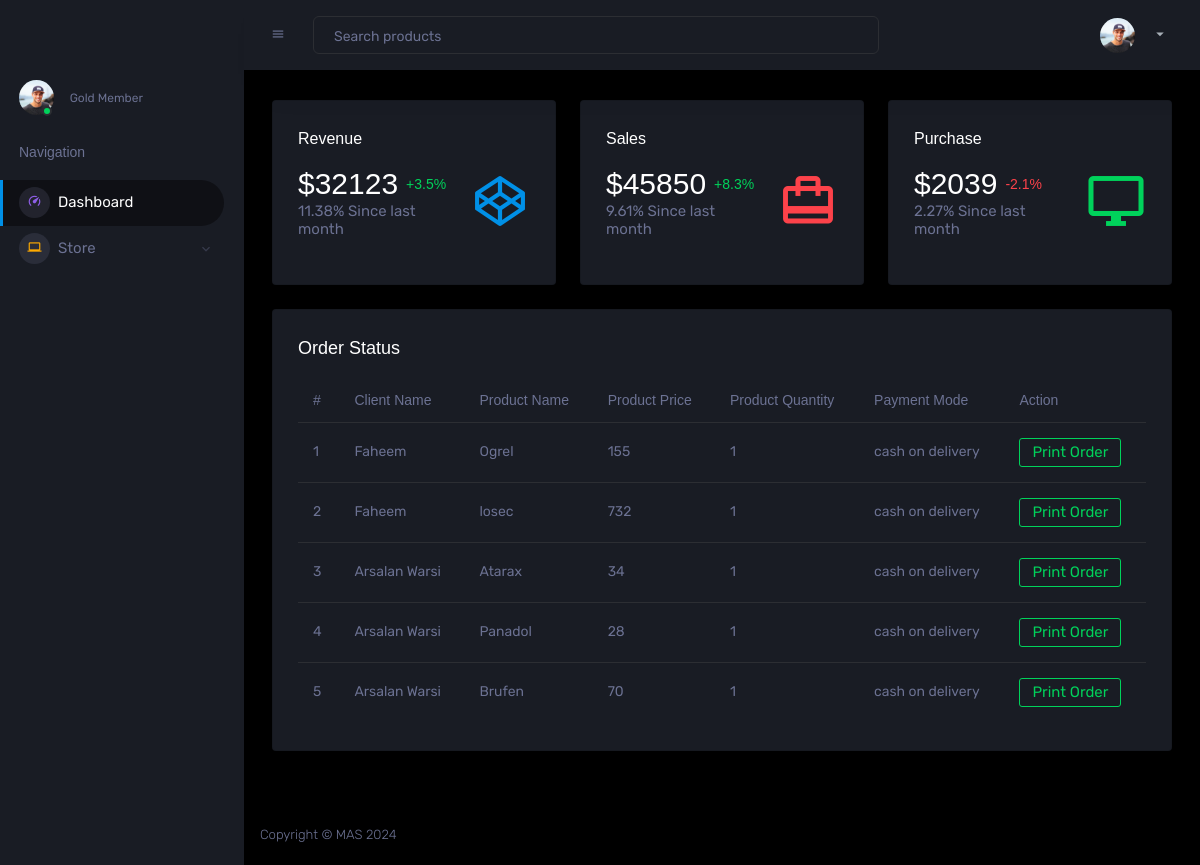
The app's page /AdminPanel/index.php, older data.
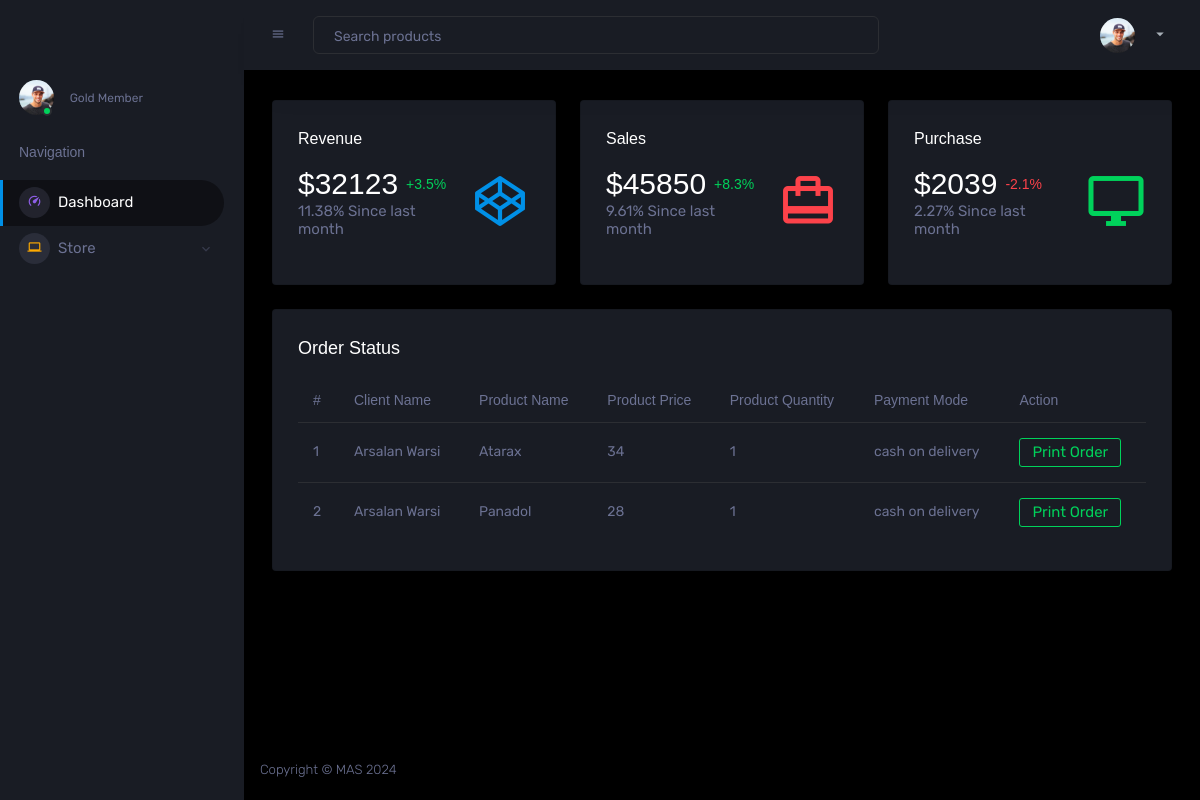
The same page, newer data.
### tables this page shows
CREATE TABLE `orders` (
  `id` int(11) NOT NULL,
  `u_id` int(11) NOT NULL,
  `u_name` varchar(255) NOT NULL,
  `u_country` varchar(255) NOT NULL,
  `u_address` varchar(255) NOT NULL,
  `u_phone` varchar(255) NOT NULL,
  `delivery_status` varchar(255) NOT NULL,
  `p_id` int(11) NOT NULL,
  `p_name` varchar(255) NOT NULL,
  `generic_name` varchar(255) NOT NULL,
  `p_quantity` int(11) NOT NULL,
  `p_price` int(11) NOT NULL,
  `date` timestamp NOT NULL DEFAULT current_timestamp() ON UPDATE current_timestamp(),
  `order_status` varchar(255) NOT NULL DEFAULT 'Pending',
  `p_prescription` varchar(255) NOT NULL,
  `p_image` varchar(255) DEFAULT NULL
);

### AdminPanel/index.php (the view, shortened to what this page needs)
<!DOCTYPE html>
<html lang="en">
  <head>
    <link rel="stylesheet" href="assets/vendors/mdi/css/materialdesignicons.min.css">
    <link rel="stylesheet" href="assets/vendors/css/vendor.bundle.base.css">
    <link rel="stylesheet" href="assets/vendors/jvectormap/jquery-jvectormap.css">
    <link rel="stylesheet" href="assets/vendors/flag-icon-css/css/flag-icon.min.css">
    <link rel="stylesheet" href="assets/vendors/owl-carousel-2/owl.carousel.min.css">
    <link rel="stylesheet" href="assets/vendors/owl-carousel-2/owl.theme.default.min.css">
    <link rel="stylesheet" href="assets/css/style.css">
  </head>
  <body>
    <div class="container-scroller">
      <?php
      include 'sidebar.php';
  ?>
      <div class="container-fluid page-body-wrapper">
        <?php
          include 'header.php';
        ?>
        <div class="main-panel">
          <div class="content-wrapper">
            <div class="row">
              <div class="col-sm-4 grid-margin">
                <div class="card">
                  <div class="card-body">
                    <h5>Revenue</h5>
                    <div class="row">
                      <div class="col-8 col-sm-12 col-xl-8 my-auto">
                        <div class="d-flex d-sm-block d-md-flex align-items-center">
                          <h2 class="mb-0">$32123</h2>
                          <p class="text-success ml-2 mb-0 font-weight-medium">+3.5%</p>
                        </div>
                        <h6 class="text-muted font-weight-normal">11.38% Since last month</h6>
                      </div>
                      <div class="col-4 col-sm-12 col-xl-4 text-center text-xl-right">
                        <i class="icon-lg mdi mdi-codepen text-primary ml-auto"></i>
                      </div>
                    </div>
                  </div>
                </div>
              </div>
              <div class="col-sm-4 grid-margin">
                <div class="card">
                  <div class="card-body">
                    <h5>Sales</h5>
                    <div class="row">
                      <div class="col-8 col-sm-12 col-xl-8 my-auto">
                        <div class="d-flex d-sm-block d-md-flex align-items-center">
                          <h2 class="mb-0">$45850</h2>
                          <p class="text-success ml-2 mb-0 font-weight-medium">+8.3%</p>
                        </div>
                        <h6 class="text-muted font-weight-normal"> 9.61% Since last month</h6>
                      </div>
                      <div class="col-4 col-sm-12 col-xl-4 text-center text-xl-right">
                        <i class="icon-lg mdi mdi-wallet-travel text-danger ml-auto"></i>
                      </div>
                    </div>
                  </div>
                </div>
              </div>
              <div class="col-sm-4 grid-margin">
                <div class="card">
                  <div class="card-body">
                    <h5>Purchase</h5>
                    <div class="row">
                      <div class="col-8 col-sm-12 col-xl-8 my-auto">
                        <div class="d-flex d-sm-block d-md-flex align-items-center">
                          <h2 class="mb-0">$2039</h2>
                          <p class="text-danger ml-2 mb-0 font-weight-medium">-2.1% </p>
                        </div>
                        <h6 class="text-muted font-weight-normal">2.27% Since last month</h6>
                      </div>
                      <div class="col-4 col-sm-12 col-xl-4 text-center text-xl-right">
                        <i class="icon-lg mdi mdi-monitor text-success ml-auto"></i>
                      </div>
                    </div>
                  </div>
                </div>
              </div>
            </div>
            <div class="row ">
              <div class="col-12 grid-margin">
                <div class="card">
                  <div class="card-body">
                    <h4 class="card-title">Order Status</h4>
                    <div class="table-responsive">
                      <table class="table">
                        <thead>
                          <tr>
                            <th> # </th>
                            <th> Client Name </th>
                            <th> Product Name </th>
                            <th> Product Price </th>
                            <th> Product Quantity</th>
                            <th> Payment Mode </th>
                            <th> Action </th>
                          </tr>
                        </thead>
                        <tbody>
                          <?php
                            include "../config.php";
                            $fetchAllOrders = mysqli_query($db,"SELECT * FROM orders");
                            $sno = 1;
                            foreach($fetchAllOrders as $data){
                              ?>
                          <tr>
                            <td>
                               <?php  echo $sno; $sno++; ?>
                            </td>
                            <td> <?php echo $data['u_name'] ?> </td>
                            <td> <?php echo $data['p_name'] ?></td>
                            <td> <?php echo $data['p_price'] ?></td>
                            <td> <?php echo $data['p_quantity'] ?></td>
                            <td> <?php echo $data['delivery_status'] ?> </td>
                            <td>
                               <form action="../print.php" method="post">
                                <input type="submit" name="print_order" class="btn btn-outline-success" value="Print Order">
                              </form>
                            </td>
                          </tr>
                              <?php
                            }
                          ?>
                        </tbody>
                      </table>
                    </div>
                  </div>
                </div>
              </div>
            </div>
          </div>
              <?php
              include "footer.php";
              ?>
  </body>
</html>

### AdminPanel/sidebar.php (shortened to what this page needs)
<nav class="sidebar sidebar-offcanvas" id="sidebar">
        <div class="sidebar-brand-wrapper d-none d-lg-flex align-items-center justify-content-center fixed-top">
        </div>
        <ul class="nav">
          <li class="nav-item profile">
            <div class="profile-desc">
              <div class="profile-pic">
                <div class="count-indicator">
                  <img class="img-xs rounded-circle " src="assets/images/faces/face5.jpg" alt="">
                  <span class="count bg-success"></span>
                </div>
                <div class="profile-name">
                  <span>Gold Member</span>
                </div>
              </div>
            </div>
          </li>
          <li class="nav-item nav-category">
            <span class="nav-link">Navigation</span>
          </li>
          <li class="nav-item menu-items">
            <a class="nav-link" href="index.php">
              <span class="menu-icon">
                <i class="mdi mdi-speedometer"></i>
              </span>
              <span class="menu-title">Dashboard</span>
            </a>
          </li>
          <li class="nav-item menu-items">
            <a class="nav-link" data-toggle="collapse" href="#ui-basic" aria-expanded="false" aria-controls="ui-basic">
              <span class="menu-icon">
                <i class="mdi mdi-laptop"></i>
              </span>
              <span class="menu-title">Store</span>
              <i class="menu-arrow"></i>
            </a>
          </li>
        </ul>
      </nav>

### AdminPanel/header.php (shortened to what this page needs)
<nav class="navbar p-0 fixed-top d-flex flex-row">
  <div class="navbar-menu-wrapper flex-grow d-flex align-items-stretch">
    <button class="navbar-toggler navbar-toggler align-self-center" type="button" data-toggle="minimize">
      <span class="mdi mdi-menu"></span>
    </button>
    <ul class="navbar-nav w-100">
      <li class="nav-item w-100">
        <form class="nav-link mt-2 mt-md-0 d-none d-lg-flex search">
          <input type="text" class="form-control" placeholder="Search products" id="searchbox">
        </form>
      </li>
    </ul>
    <ul class="navbar-nav navbar-nav-right">
      <li class="nav-item dropdown d-none d-lg-block">
        <div class="dropdown-menu dropdown-menu-right navbar-dropdown preview-list"
          aria-labelledby="createbuttonDropdown">
      <li class="nav-item dropdown">
        <a class="nav-link" id="profileDropdown" href="#" data-toggle="dropdown">
          <div class="navbar-profile">
            <img class="img-xs rounded-circle" src="assets/images/faces/face5.jpg" alt="">
            <i class="mdi mdi-menu-down d-none d-sm-block"></i>
          </div>
        </a>
      </li>
    </ul>
  </div>
</nav>

### AdminPanel/footer.php (shortened to what this page needs)
<footer class="footer">
  <div class="d-sm-flex justify-content-center justify-content-sm-between">
    <span class="text-muted d-block text-center text-sm-left d-sm-inline-block">Copyright © MAS 2024</span>
  </div>
</footer>
</div>
</div>
</div>

Row changes from the older to the newer data that the page shows:
removed orders: u_name "Faheem", p_name "Ogrel", p_price "155", p_quantity "1", delivery_status "cash on delivery"
removed orders: u_name "Faheem", p_name "losec", p_price "732", p_quantity "1", delivery_status "cash on delivery"
removed orders: u_name "Arsalan Warsi", p_name "Brufen", p_price "70", p_quantity "1", delivery_status "cash on delivery"
